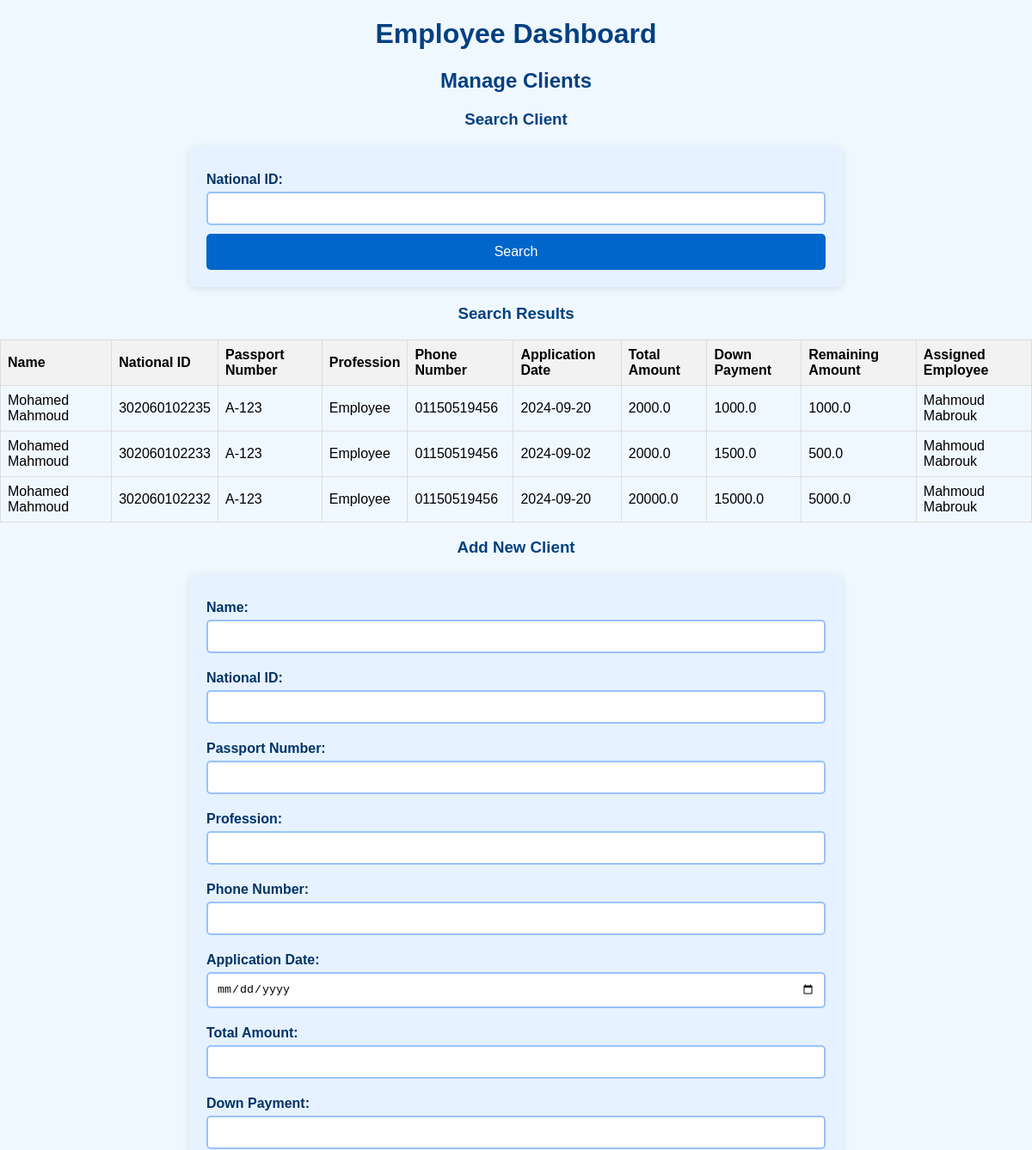
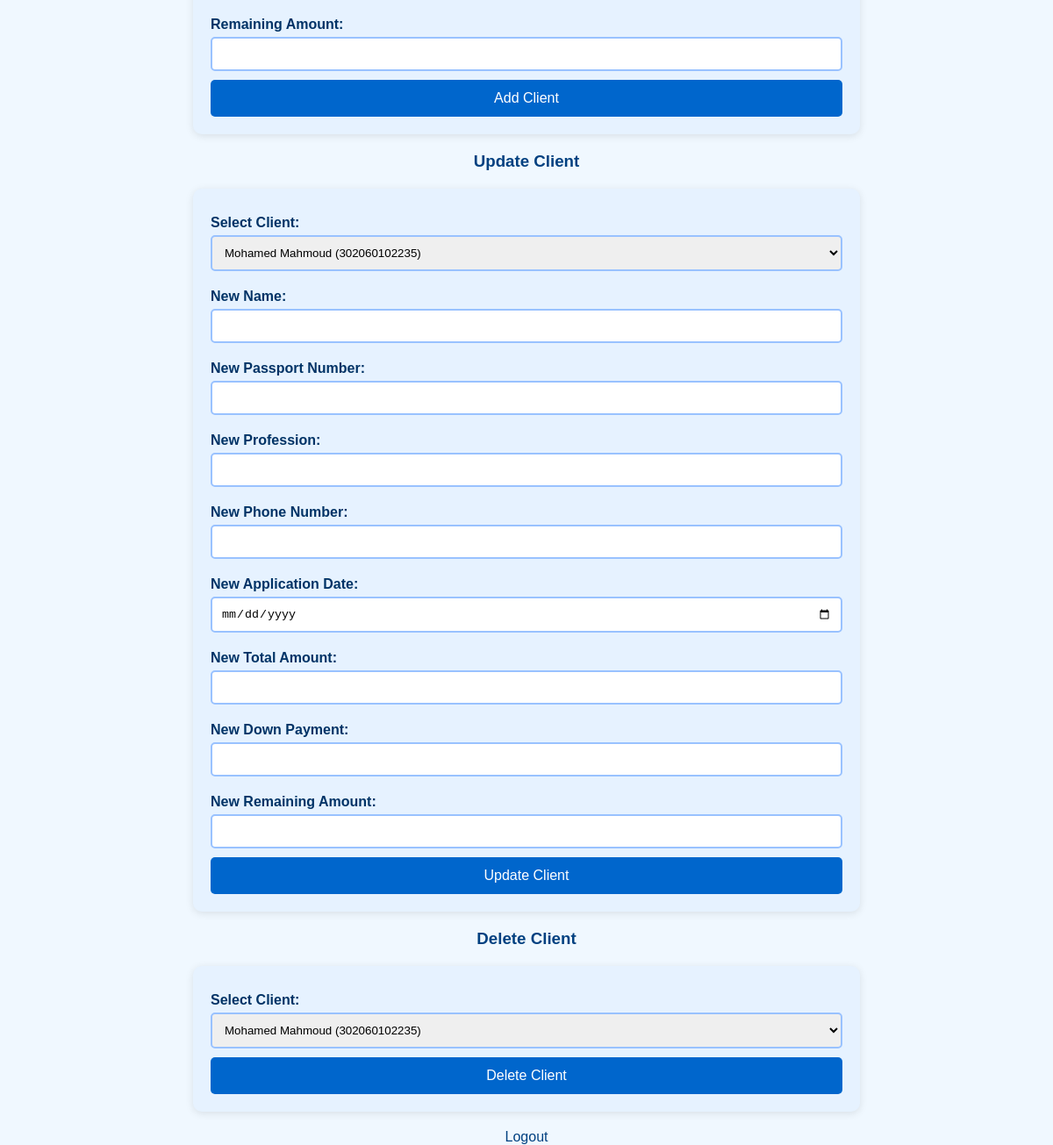
The page /employee_dashboard (signed in) on the database its author committed (2 pictures, top to bottom).
### app.py (models this page shows)
class Client(db.Model):
    id = db.Column(db.Integer, primary_key=True)
    name = db.Column(db.String(100), nullable=False)
    national_id = db.Column(db.String(100), unique=True, nullable=False)
    passport_number = db.Column(db.String(100), nullable=False)
    profession = db.Column(db.String(100), nullable=False)
    phone_number = db.Column(db.String(100), nullable=False)
    application_date = db.Column(db.Date, nullable=False)
    total_amount = db.Column(db.Float, nullable=False)
    down_payment = db.Column(db.Float, nullable=False)
    remaining_amount = db.Column(db.Float, nullable=False)
    employee_id = db.Column(db.Integer, db.ForeignKey('employee.id'), nullable=False)
    employee = db.relationship('Employee', backref=db.backref('clients', lazy=True))

class Employee(db.Model):
    id = db.Column(db.Integer, primary_key=True)
    name = db.Column(db.String(100), nullable=False)
    username = db.Column(db.String(100), unique=True, nullable=False)
    password = db.Column(db.String(200), nullable=False)
    role = db.Column(db.String(50), nullable=False)

### app.py (the view, shortened to what this page needs)
@app.route('/employee_dashboard', methods=['GET', 'POST'])
def employee_dashboard():
    if 'user_id' not in session:
        return redirect(url_for('login'))
    employee = Employee.query.get(session['user_id'])
    clients = []
    if employee.role == 'admin':
        clients = Client.query.all() if not clients else clients
    else:
        clients = Client.query.filter_by(employee_id=employee.id).all() if not clients else clients
    return render_template('employee_dashboard.html', clients=clients)

### templates/employee_dashboard.html (shortened to what this page needs)
<!DOCTYPE html>
<html lang="en">
<head>
    <link rel="stylesheet" href="{{ url_for('static', filename='styles.css') }}">
</head>
<body>
    <h1>Employee Dashboard</h1>
    <h2>Manage Clients</h2>
    <h3>Search Client</h3>
    <form action="{{ url_for('employee_dashboard') }}" method="post">
        <label for="search_national_id">National ID:</label>
        <input type="text" id="search_national_id" name="search_national_id" required>
        <button type="submit">Search</button>
    </form>
    <div id="search-results">
        {% if clients %}
            <h3>Search Results</h3>
            <table>
                <thead>
                    <tr>
                        <th>Name</th>
                        <th>National ID</th>
                        <th>Passport Number</th>
                        <th>Profession</th>
                        <th>Phone Number</th>
                        <th>Application Date</th>
                        <th>Total Amount</th>
                        <th>Down Payment</th>
                        <th>Remaining Amount</th>
                        <th>Assigned Employee</th>
                    </tr>
                </thead>
                <tbody>
                    {% for client in clients %}
                        <tr>
                            <td>{{ client.name }}</td>
                            <td>{{ client.national_id }}</td>
                            <td>{{ client.passport_number }}</td>
                            <td>{{ client.profession }}</td>
                            <td>{{ client.phone_number }}</td>
                            <td>{{ client.application_date }}</td>
                            <td>{{ client.total_amount }}</td>
                            <td>{{ client.down_payment }}</td>
                            <td>{{ client.remaining_amount }}</td>
                            <td>{{ client.employee.name }}</td>
                        </tr>
                    {% endfor %}
                </tbody>
            </table>
        {% else %}
            <p>No clients found. Please search using the National ID.</p>
        {% endif %}
    </div>
    <h3>Add New Client</h3>
    <form action="{{ url_for('employee_dashboard') }}" method="post" oninput="calculateRemainingAmount()">
        <label for="client_name">Name:</label>
        <input type="text" id="client_name" name="client_name" required>
        <label for="client_national_id">National ID:</label>
        <input type="text" id="client_national_id" name="client_national_id" required>
        <label for="client_passport_number">Passport Number:</label>
        <input type="text" id="client_passport_number" name="client_passport_number" required>
        <label for="client_profession">Profession:</label>
        <input type="text" id="client_profession" name="client_profession" required>
        <label for="client_phone_number">Phone Number:</label>
        <input type="text" id="client_phone_number" name="client_phone_number" required>
        <label for="client_application_date">Application Date:</label>
        <input type="date" id="client_application_date" name="client_application_date" required>
        <label for="client_total_amount">Total Amount:</label>
        <input type="number" step="0.01" id="client_total_amount" name="client_total_amount" required>
        <label for="client_down_payment">Down Payment:</label>
        <input type="number" step="0.01" id="client_down_payment" name="client_down_payment" required>
        <label for="client_remaining_amount">Remaining Amount:</label>
        <input type="number" step="0.01" id="client_remaining_amount" name="client_remaining_amount" readonly>
        <button type="submit">Add Client</button>
    </form>
    <h3>Update Client</h3>
    <form action="{{ url_for('employee_dashboard') }}" method="post" oninput="calculateRemainingAmountUpdate()">
        <label for="client_id">Select Client:</label>
        <select id="client_id" name="client_id" required>
            {% for client in clients %}
                <option value="{{ client.id }}">{{ client.name }} ({{ client.national_id }})</option>
            {% endfor %}
        </select>
        <label for="new_client_name">New Name:</label>
        <input type="text" id="new_client_name" name="new_client_name">
        <label for="new_client_passport_number">New Passport Number:</label>
        <input type="text" id="new_client_passport_number" name="new_client_passport_number">
        <label for="new_client_profession">New Profession:</label>
        <input type="text" id="new_client_profession" name="new_client_profession">
        <label for="new_client_phone_number">New Phone Number:</label>
        <input type="text" id="new_client_phone_number" name="new_client_phone_number">
        <label for="new_client_application_date">New Application Date:</label>
        <input type="date" id="new_client_application_date" name="new_client_application_date">
        <label for="new_client_total_amount">New Total Amount:</label>
        <input type="number" step="0.01" id="new_client_total_amount" name="new_client_total_amount" oninput="calculateRemainingAmountUpdate()">
        <label for="new_client_down_payment">New Down Payment:</label>
        <input type="number" step="0.01" id="new_client_down_payment" name="new_client_down_payment" oninput="calculateRemainingAmountUpdate()">
        <label for="new_client_remaining_amount">New Remaining Amount:</label>
        <input type="number" step="0.01" id="new_client_remaining_amount" name="new_client_remaining_amount" readonly>
        <button type="submit">Update Client</button>
    </form>
    <h3>Delete Client</h3>
    <form action="{{ url_for('employee_dashboard') }}" method="post">
        <label for="client_id">Select Client:</label>
        <select id="client_id" name="client_id" required>
            {% for client in clients %}
                <option value="{{ client.id }}">{{ client.name }} ({{ client.national_id }})</option>
            {% endfor %}
        </select>
        <button type="submit">Delete Client</button>
    </form>
    <a href="{{ url_for('logout') }}">Logout</a>
</body>
</html>

### static/styles.css (style rules this page uses)
body { font-family: 'Arial', sans-serif; background-color: #f0f8ff; margin: 0; padding: 0; }
h1, h2, h3 { text-align: center; color: #004080; }
form { background-color: #e6f2ff; padding: 20px; border-radius: 10px; box-shadow: 0 2px 10px rgba(0, 0, 0, 0.1); width: 60%; margin: 20px auto; }
label { display: block; margin: 10px 0 5px; font-weight: bold; color: #003366; }
input[type="text"], input[type="password"], input[type="date"], input[type="number"], select { width: 100%; padding: 10px; margin-bottom: 10px; border: 2px solid #99c2ff; border-radius: 5px; box-sizing: border-box; }
button { width: 100%; padding: 12px; background-color: #0066cc; color: white; border: none; border-radius: 5px; font-size: 16px; cursor: pointer; }
a { display: block; text-align: center; margin-top: 20px; color: #004080; text-decoration: none; }
table { width: 100%; border-collapse: collapse; }
th, td { border: 1px solid #ddd; padding: 8px; }
th { background-color: #f2f2f2; text-align: left; }

### rows shown on the page
Client: name "Mohamed Mahmoud", national_id "302060102235", passport_number "A-123", profession "Employee", phone_number "01150519456", application_date "2024-09-20", total_amount "2000.0", down_payment "1000.0", remaining_amount "1000.0", employee.name "Mahmoud Mabrouk"
Client: name "Mohamed Mahmoud", national_id "302060102233", passport_number "A-123", profession "Employee", phone_number "01150519456", application_date "2024-09-02", total_amount "2000.0", down_payment "1500.0", remaining_amount "500.0", employee.name "Mahmoud Mabrouk"
Client: name "Mohamed Mahmoud", national_id "302060102232", passport_number "A-123", profession "Employee", phone_number "01150519456", application_date "2024-09-20", total_amount "20000.0", down_payment "15000.0", remaining_amount "5000.0", employee.name "Mahmoud Mabrouk"

### other values the page prints
form field client_id "Mohamed Mahmoud (302060102235)"
